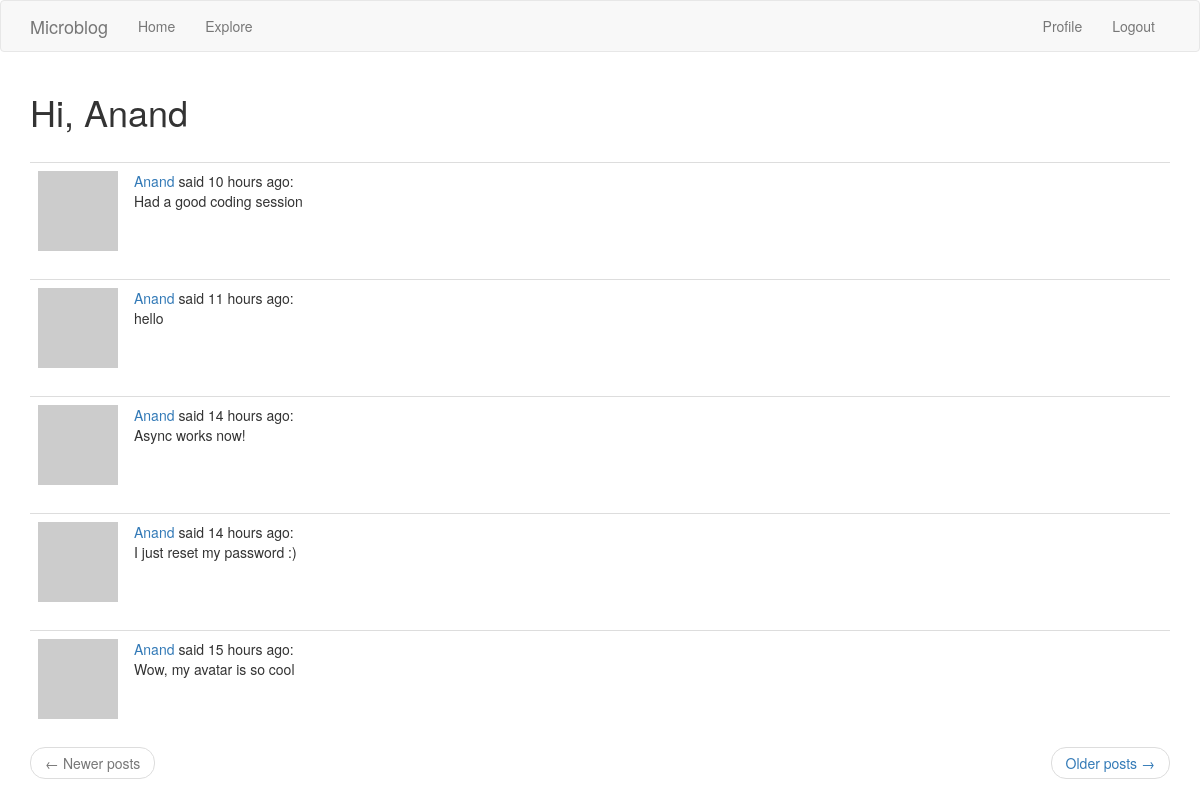
The app's page /explore (signed in) with its own data.
### application/models.py (models this page shows, shortened)
class User(UserMixin, db.Model):
    id = db.Column(
        db.Integer,
        primary_key = True
    )
    username = db.Column(
        db.String(120),
        index=True,
        unique=True
    )
    email = db.Column(
        db.String(120),
        index=True,
        unique=True
    )
    password_hash = db.Column(
        db.String(128)
    )
    posts = db.relationship(
        'Post',
        backref = 'author',
        lazy = 'dynamic'
    )
    about_me = db.Column(
        db.String(140)
    )
    last_seen = db.Column(
        db.DateTime,
        default=datetime.utcnow
    )
    followed = db.relationship(
        'User',
        secondary='followers',
        primaryjoin=(
            followers.c.follower_id == id
        ),
        secondaryjoin=(
            followers.c.followed_id == id
        ),
        backref=(
            db.backref(
                'followers',
                lazy='dynamic'
            )
        ),
        lazy='dynamic'
    )
    def avatar(self, size):
        digest = md5(self.email.lower().encode('utf-8')).hexdigest()
        return 'https://www.gravatar.com/avatar/{}?d=identicon&s={}'.format(digest,size)

class Post(db.Model):
    id = db.Column(
        db.Integer,
        primary_key=True
    )
    body = db.Column(
        db.String(140)
    )
    timestamp = db.Column(
        db.DateTime,
        index=True,
        default=datetime.utcnow
    )
    user_id = db.Column(
        db.Integer,
        db.ForeignKey('user.id')
    )

### application/routes.py (the view)
@app.route('/explore')
@login_required
def explore():
    page = request.args.get('page', 1, type=int)
    posts = Post.query.order_by(Post.timestamp.desc()).paginate(
        page, app.config['POSTS_PER_PAGE'], False
    )
    if posts.has_next:
        next_url = url_for('explore', page=posts.next_num)
    else:
        next_url = None
    if posts.has_prev:
        prev_url = url_for('explore', page=posts.prev_num)
    else:
        prev_url = None
    return render_template('index.html', title='Explore', posts=posts.items,
        next_url=next_url,
        prev_url=prev_url
    )

### application/models.py (called while the page is built)
@login.user_loader
def load_user(id):
    return User.query.get(int(id))

### application/routes.py (called while the page is built)
@app.before_request
def before_request():
    if current_user.is_authenticated:
        current_user.last_seen = datetime.utcnow()
        db.session.commit()

### application/templates/index.html (shortened to what this page needs)
{% extends 'base.html' %}
{% import 'bootstrap/wtf.html' as wtf %}
{% block app_content %}
    <h1>
        Hi, {{ current_user.username }}
    </h1>
    <br>
    {% for post in posts %}
        {% include '_post.html' %}
    {% endfor %}
    {% include '_paginate.html' %}
{% endblock app_content %}

### application/templates/_post.html
<table class="table table-hover">
    <tr>
        <td width="70px">
            <a href="{{ url_for('user', username=post.author.username) }}">
                <img src="{{ post.author.avatar(70) }}">
            </a>
        </td>
        <td>
            <a href="{{ url_for('user', username=post.author.username) }}">
                {{ post.author.username }}
            </a> said {{ moment(post.timestamp).fromNow() }}: <br> {{ post.body }}
        </td>
    </tr>
</table>

### records on screen
User: username "Anand"
Post: author.username "Anand", timestamp "10 hours ago", body "Had a good coding session"
Post: author.username "Anand", timestamp "11 hours ago", body "hello"
Post: author.username "Anand", timestamp "14 hours ago", body "Async works now!"
Post: author.username "Anand", timestamp "14 hours ago", body "I just reset my password :)"
Post: author.username "Anand", timestamp "15 hours ago", body "Wow, my avatar is so cool"
